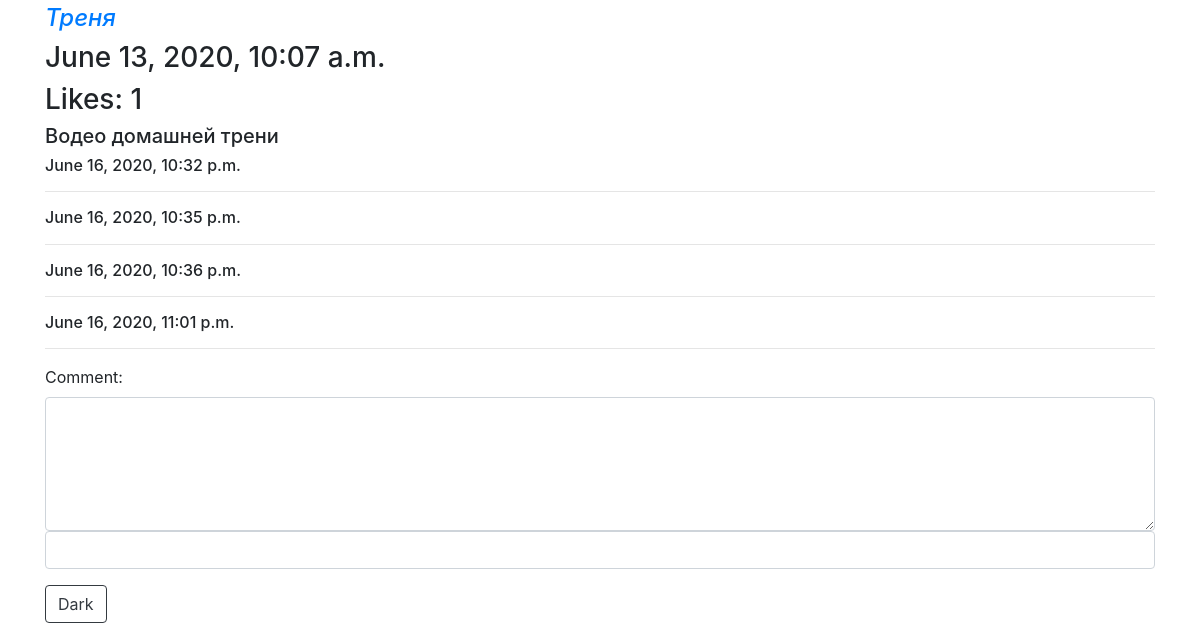
The page /hello/456/ (lower part) on the database as committed earlier.
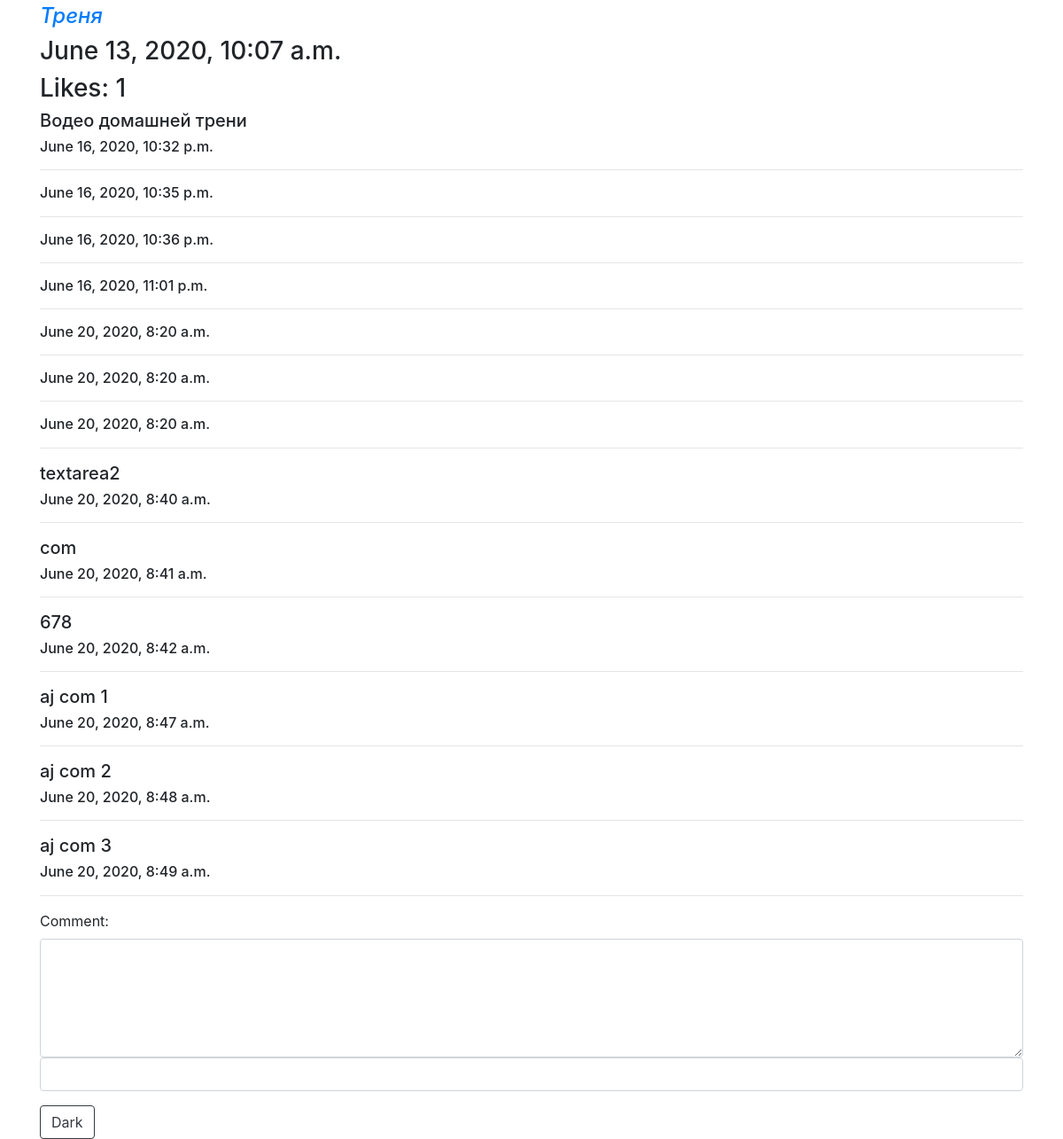
The same page on the database as committed later.
### show/models.py (models this page shows, shortened)
class Video(models.Model):
    class Meta:
        verbose_name = "Видео"
        verbose_name_plural = "Много видео"
    slug = models.SlugField(unique=True, verbose_name="Слаг", help_text="Слаг должен быть уникальным")
    urls = models.URLField(verbose_name="УРЛ")
    title = models.CharField(max_length=150, verbose_name="Заголовок")
    date = models.DateTimeField(auto_now_add=True, verbose_name="Дата")
    description = models.TextField(verbose_name="Описание", null=True, blank=True)
    likes = models.PositiveIntegerField(default=0, verbose_name="Лайки")

class Comment(models.Model):   # 1 - 5шт    2 - 3 шт
    text = models.TextField()
    date = models.DateTimeField(auto_now_add=True)
    comment_video = models.ForeignKey(Video, on_delete=models.CASCADE, related_name="comment")

### show/views.py (the view)
# urls.py: re_path("456/", views.world, name="main_page"),
def world(request):
    response = {"name":"Bogdan", "d":34, "arr":[1,2,3,4,5]}
    response["content"] = Video.objects.all()
    return render(request, "index.html", response)

### show/templates/index.html (shortened to what this page needs)
{% extends "mainTemplate.html" %}
{% load static %}
{% block video %}
{% for video in content %}
    <a href="/hello/one_video/{{ video.id }}/">
        <h4>
            <i>{{ video.title }}</i>
        </h4>
    </a>
    <h3>{{ video.date }}</h3>
    <h3 class="like" id="{{ video.id }}">Likes: {{ video.likes }}</h3>
    <h5>{{ video.description }}</h5>
    <div id="comment{{ video.id }}">
    {% for com in video.comment.all %}
        <h5>{{ com.text }}</h5>
        <h6>{{ com.date }}</h6>
        <hr>
    {% endfor %}
    </div>
{% include "test.html" with some_id=video.id %}
{% endfor %}
{% endblock %}

### show/templates/mainTemplate.html (shortened to what this page needs)
<!DOCTYPE html>
<html lang="en">
<head>
    <link rel="stylesheet" href="https://maxcdn.bootstrapcdn.com/bootstrap/4.5.0/css/bootstrap.min.css">
</head>
<body>
<div class="container">
    {% block video %}
    {% endblock %}
</div>
</body>
</html>

### show/templates/test.html (shortened to what this page needs)
<form >
    <div class="form-group">
      <label for="comment">Comment:</label>
      <textarea class="form-control" rows="5" name="com" id="textarea{{ some_id }}"></textarea>
      <input class="form-control" type="password" name="pwd">
    </div>
    <button type="button" id="{{ some_id }}" class="btn btn-outline-dark">Dark</button>
</form>

Rows that differ between the two databases and show on the page:
added Comment: date "June 20, 2020, 8:20 a.m."
added Comment: date "June 20, 2020, 8:20 a.m."
added Comment: date "June 20, 2020, 8:20 a.m."
added Comment: text "textarea2", date "June 20, 2020, 8:40 a.m."
added Comment: text "com", date "June 20, 2020, 8:41 a.m."
added Comment: text "678", date "June 20, 2020, 8:42 a.m."
added Comment: text "aj com 1", date "June 20, 2020, 8:47 a.m."
added Comment: text "aj com 2", date "June 20, 2020, 8:48 a.m."
added Comment: text "aj com 3", date "June 20, 2020, 8:49 a.m."
